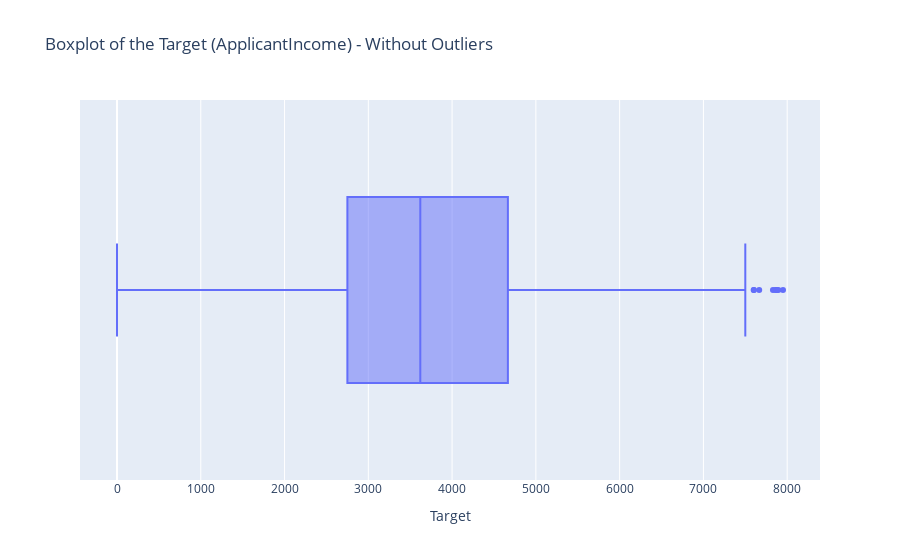

Write notebook code for a chart like this one.
### Code cell
mask_price = Amount_df['ApplicantIncome'] < 8_000

fig = px.box(
    data_frame=Amount_df[mask_price], 
    x='ApplicantIncome', 
    orientation='h',
    title='Boxplot of the Target (ApplicantIncome) - Without Outliers'
)

fig.update_layout(xaxis_title='Target')
fig.show()

### Figure 1 — Plotly figure (JSON) as saved in the notebook; plotly's stock layout.template omitted (floating-point values rounded to 4 significant figures; data arrays with more than 128 entries replaced by an {"elided": "..."} marker saying what was removed)
{"data": [{"alignmentgroup": "True", "hovertemplate": "ApplicantIncome=%{x}<extra></extra>", "legendgroup": "", "marker": {"color": "#636efa"}, "name": "", "notched": false, "offsetgroup": "", "orientation": "h", "showlegend": false, "type": "box", "x": {"elided": "322 int values"}, "x0": " ", "xaxis": "x", "y0": " ", "yaxis": "y"}], "layout": {"boxmode": "group", "legend": {"tracegroupgap": 0}, "title": {"text": "Boxplot of the Target (ApplicantIncome) - Without Outliers"}, "xaxis": {"anchor": "y", "domain": [0, 1], "title": {"text": "Target"}}, "yaxis": {"anchor": "x", "domain": [0, 1]}}}
